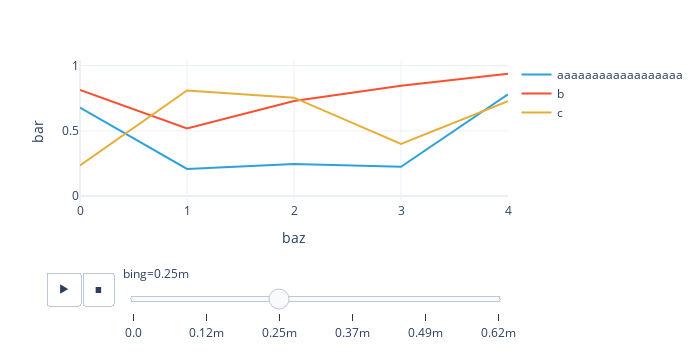

The code cell stored with this chart in its notebook:
### Code cell
#|hide
plotly_dataarray(U5.array)

### Figure 1 — Plotly figure (JSON) as saved in the notebook; plotly's stock layout.template omitted (floating-point values rounded to 4 significant figures)
{"data": [{"hovertemplate": "foo=aaaaaaaaaaaaaaaaaa<br>bing=0.0<br>baz=%{x}<br>bar=%{y}<extra></extra>", "legendgroup": "aaaaaaaaaaaaaaaaaa", "line": {"color": "#2fa1da", "dash": "solid"}, "marker": {"symbol": "circle"}, "mode": "lines", "name": "aaaaaaaaaaaaaaaaaa", "orientation": "v", "showlegend": true, "type": "scatter", "x": [0, 1, 2, 3, 4], "xaxis": "x", "y": [0.6777, 0.208, 0.2459, 0.2247, 0.7808], "yaxis": "y"}, {"hovertemplate": "foo=b<br>bing=0.0<br>baz=%{x}<br>bar=%{y}<extra></extra>", "legendgroup": "b", "line": {"color": "#fb4f2f", "dash": "solid"}, "marker": {"symbol": "circle"}, "mode": "lines", "name": "b", "orientation": "v", "showlegend": true, "type": "scatter", "x": [0, 1, 2, 3, 4], "xaxis": "x", "y": [0.8145, 0.5189, 0.7298, 0.8467, 0.9385], "yaxis": "y"}, {"hovertemplate": "foo=c<br>bing=0.0<br>baz=%{x}<br>bar=%{y}<extra></extra>", "legendgroup": "c", "line": {"color": "#e4ae38", "dash": "solid"}, "marker": {"symbol": "circle"}, "mode": "lines", "name": "c", "orientation": "v", "showlegend": true, "type": "scatter", "x": [0, 1, 2, 3, 4], "xaxis": "x", "y": [0.2353, 0.8099, 0.7546, 0.3992, 0.7284], "yaxis": "y"}], "layout": {"height": 360, "legend": {"title": {}, "tracegroupgap": 0}, "margin": {"t": 60}, "sliders": [{"active": 2, "currentvalue": {"prefix": "bing="}, "len": 0.9, "pad": {"b": 10, "t": 60}, "steps": [{"args": [["0.0"], {"frame": {"duration": 0, "redraw": false}, "fromcurrent": true, "mode": "immediate", "transition": {"duration": 0, "easing": "linear"}}], "label": "0.0", "method": "animate"}, {"args": [["0.000123456"], {"frame": {"duration": 0, "redraw": false}, "fromcurrent": true, "mode": "immediate", "transition": {"duration": 0, "easing": "linear"}}], "label": "0.12m", "method": "animate"}, {"args": [["0.000246912"], {"frame": {"duration": 0, "redraw": false}, "fromcurrent": true, "mode": "immediate", "transition": {"duration": 0, "easing": "linear"}}], "label": "0.25m", "method": "animate"}, {"args": [["0.00037036800000000004"], {"frame": {"duration": 0, "redraw": false}, "fromcurrent": true, "mode": "immediate", "transition": {"duration": 0, "easing": "linear"}}], "label": "0.37m", "method": "animate"}, {"args": [["0.000493824"], {"frame": {"duration": 0, "redraw": false}, "fromcurrent": true, "mode": "immediate", "transition": {"duration": 0, "easing": "linear"}}], "label": "0.49m", "method": "animate"}, {"args": [["0.00061728"], {"frame": {"duration": 0, "redraw": false}, "fromcurrent": true, "mode": "immediate", "transition": {"duration": 0, "easing": "linear"}}], "label": "0.62m", "method": "animate"}], "x": 0.1, "xanchor": "left", "y": 0, "yanchor": "top"}], "updatemenus": [{"buttons": [{"args": [null, {"frame": {"duration": 500, "redraw": false}, "fromcurrent": true, "mode": "immediate", "transition": {"duration": 0, "easing": "linear"}}], "label": "&#9654;", "method": "animate"}, {"args": [[null], {"frame": {"duration": 0, "redraw": false}, "fromcurrent": true, "mode": "immediate", "transition": {"duration": 0, "easing": "linear"}}], "label": "&#9724;", "method": "animate"}], "direction": "left", "pad": {"r": 10, "t": 70}, "showactive": false, "type": "buttons", "x": 0.1, "xanchor": "right", "y": 0, "yanchor": "top"}], "width": 700, "xaxis": {"anchor": "y", "autorange": true, "domain": [0, 1], "range": [0, 4], "title": {"text": "baz"}, "type": "linear"}, "yaxis": {"anchor": "x", "domain": [0, 1], "range": [-0.04518, 1.044], "title": {"text": "bar"}, "type": "linear"}}}
